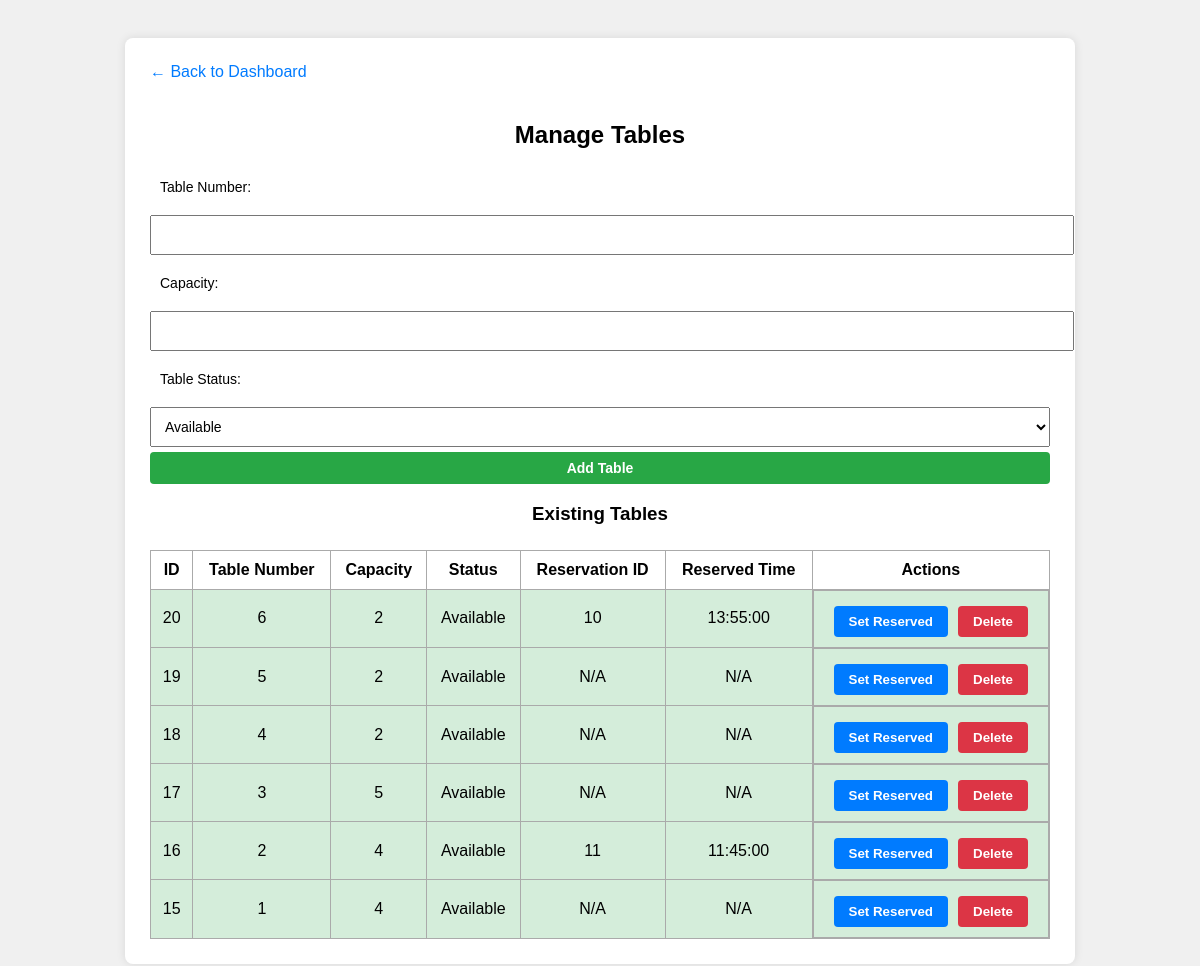
The page /admin_add_table.php (signed in) on the database its author committed.
### tables this page shows
CREATE TABLE `table_reservations` (
  `reservation_id` int(11) NOT NULL,
  `table_id` int(11) NOT NULL,
  `table_number` int(11) NOT NULL,
  `capacity` int(11) NOT NULL,
  `reserved_at` timestamp NOT NULL DEFAULT current_timestamp(),
  `reservation_date` date DEFAULT NULL,
  `reservation_time` time DEFAULT NULL
);

CREATE TABLE `reservation` (
  `table_id` int(11) NOT NULL,
  `table_number` int(11) NOT NULL,
  `capacity` int(11) NOT NULL,
  `table_status` enum('Available','Reserved') DEFAULT 'Available'
);

### admin_add_table.php (the view, shortened to what this page needs)
<?php
$conn = new mysqli("localhost", "root", "", "restaurant");
$tables = $conn->query("
    SELECT r.*, tr.reservation_id, tr.reservation_time
    FROM reservation r
    LEFT JOIN table_reservations tr ON r.table_id = tr.table_id
    ORDER BY r.table_id DESC
");
?>
<!DOCTYPE html>
<html>
<head>
</head>
<body>
<div class="container">
    <a href="admin_dashboard.php" class="back">← Back to Dashboard</a>
    <h2>Manage Tables</h2>
    <form method="POST">
        <label>Table Number:</label>
        <input type="number" name="table_number" required>
        <label>Capacity:</label>
        <input type="number" name="capacity" required>
        <label>Table Status:</label>
        <select name="table_status" required>
            <option value="Available">Available</option>
        </select>
        <input type="submit" name="add_table" value="Add Table">
    </form>
    <h3>Existing Tables</h3>
    <table>
        <tr>
            <th>ID</th>
            <th>Table Number</th>
            <th>Capacity</th>
            <th>Status</th>
            <th>Reservation ID</th>
            <th>Reserved Time</th>
            <th>Actions</th>
        </tr>
        <?php while ($row = $tables->fetch_assoc()): ?>
        <tr class="<?= $row['table_status'] === 'Reserved' ? 'reserved-row' : 'available-row' ?>">
            <td><?= $row['table_id'] ?></td>
            <td><?= $row['table_number'] ?></td>
            <td><?= $row['capacity'] ?></td>
            <td><?= $row['table_status'] ?></td>
            <td><?= !empty($row['reservation_id']) ? $row['reservation_id'] : 'N/A' ?></td>
            <td><?= !empty($row['reservation_time']) ? $row['reservation_time'] : 'N/A' ?></td>
            <td class="action-buttons">
                <form method="POST" style="display:inline;">
                    <button type="submit" class="toggle-btn">
                        Set <?= $row['table_status'] === 'Available' ? 'Reserved' : 'Available' ?>
                    </button>
                </form>
                <form method="POST" style="display:inline;" onsubmit="return confirm('Are you sure you want to delete this table?');">
                    <button type="submit" class="delete-btn">Delete</button>
                </form>
            </td>
        </tr>
        <?php endwhile; ?>
    </table>
</div>
</body>
</html>

### admin_add_table.php (style rules this page uses)
body { font-family: Arial, sans-serif; background: #f0f0f0; padding: 30px; }
.container { background: white; max-width: 900px; margin: auto; padding: 25px; border-radius: 8px; box-shadow: 0 0 10px rgba(0,0,0,0.1); }
h2, h3 { text-align: center; margin-bottom: 20px; }
label, select, input { display: block; width: 100%; margin-top: 10px; padding: 10px; font-size: 14px; }
input[type="submit"], .toggle-btn, .delete-btn { font-weight: bold; border: none; margin-top: 5px; cursor: pointer; padding: 8px 15px; border-radius: 4px; transition: background 0.2s; }
input[type="submit"] { background-color: #28a745; color: white; width: 100%; }
.toggle-btn { background-color: #007bff; color: white; margin-right: 5px; }
.delete-btn { background-color: #dc3545; color: white; }
.back { display: inline-block; margin-bottom: 20px; text-decoration: none; color: #007bff; }
table { width: 100%; border-collapse: collapse; margin-top: 25px; }
table, th, td { border: 1px solid #aaa; }
th, td { padding: 10px; text-align: center; }
.available-row { background: #d4edda; }
.action-buttons { display: flex; justify-content: center; gap: 5px; }

### rows shown on the page
table_reservations: table.table_id "20", table.table_number "6", table.capacity "2", table.table_status "Available", reservation_id "10", reservation_time "13:55:00"
reservation: table_id "19", table_number "5", capacity "2", table_status "Available", shows "N/A", shows "Reserved"
reservation: table_id "18", table_number "4", capacity "2", table_status "Available", shows "N/A", shows "Reserved"
reservation: table_id "17", table_number "3", capacity "5", table_status "Available", shows "N/A", shows "Reserved"
table_reservations: table.table_id "16", table.table_number "2", table.capacity "4", table.table_status "Available", reservation_id "11", reservation_time "11:45:00"
reservation: table_id "15", table_number "1", capacity "4", table_status "Available", shows "N/A", shows "Reserved"
